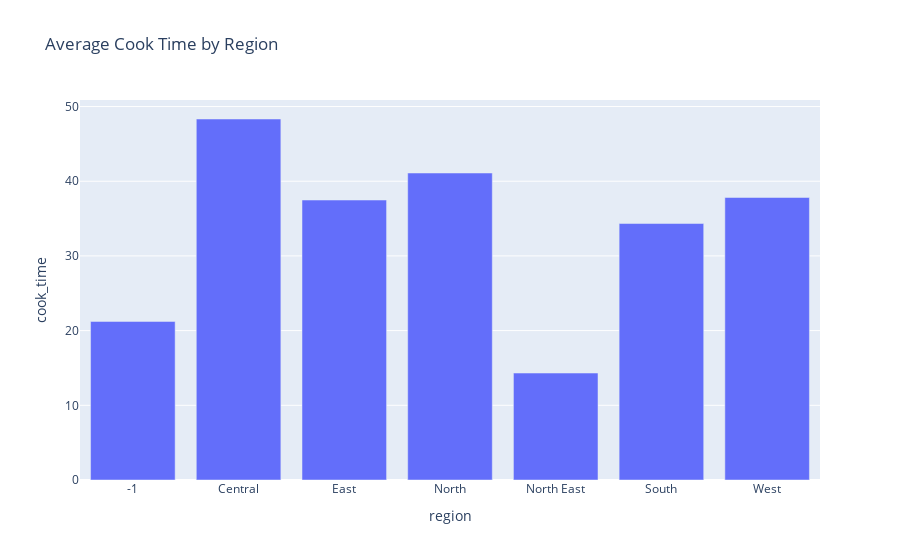

Source (notebook cell):
### Markdown cell above
## Task 2: Bar Chart of Cook Time by Region

### Objective:
Create a bar chart that shows the average cook time for each region. This will help us understand the cooking time distribution across different regions.  **There is a "weird" bar in the chart why is that the case??**


### Instructions:
- Group the data by the region. (Hint:  may need a df.groupby() method here!)

- Calculate the average cook time for each region.

- Create a bar chart using Plotly to show this average cook time for each region.

- Label the axes and title the chart.

### Code cell
# Task 2: Create a bar chart showing the average cook time by region
# Fill in the code to group by region and calculate the average cook time
df_region_avg = df.groupby('region')['cook_time'].mean().reset_index()

# Create the bar chart
fig = px.bar(df_region_avg, x='region', y='cook_time', title="Average Cook Time by Region")

# Show the plot
fig.show()

### Figure 1 — Plotly figure (JSON) as saved in the notebook; plotly's stock layout.template omitted (floating-point values rounded to 4 significant figures)
{"data": [{"hovertemplate": "region=%{x}<br>cook_time=%{y}<extra></extra>", "legendgroup": "", "marker": {"color": "#636efa", "pattern": {"shape": ""}}, "name": "", "orientation": "v", "showlegend": false, "textposition": "auto", "type": "bar", "x": ["-1", "Central", "East", "North", "North East", "South", "West"], "xaxis": "x", "y": [21.23, 48.33, 37.48, 41.1, 14.32, 34.34, 37.82], "yaxis": "y"}], "layout": {"barmode": "relative", "legend": {"tracegroupgap": 0}, "title": {"text": "Average Cook Time by Region"}, "xaxis": {"anchor": "y", "domain": [0, 1], "title": {"text": "region"}}, "yaxis": {"anchor": "x", "domain": [0, 1], "title": {"text": "cook_time"}}}}
